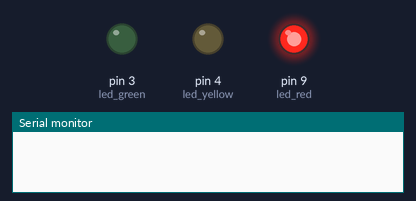
The sketch below on a simulated Arduino Uno, built with avr-gcc and run on an emulated ATmega328P. Shown: output pins drawn as LEDs (lit = HIGH), the last lines printed to the serial monitor.

Above: at 0.1 s.
At 0.6 s:
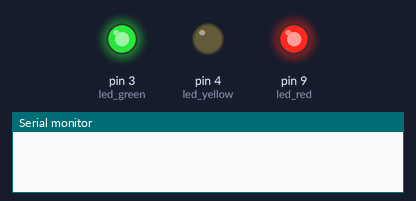
At 3.6 s:
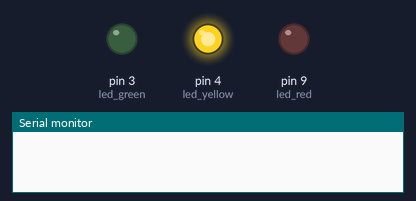
At 8.57 s:
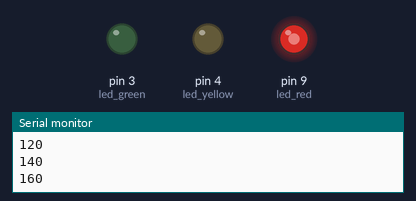
At 17.2 s:
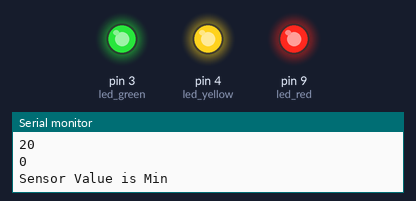
At 36.4 s:
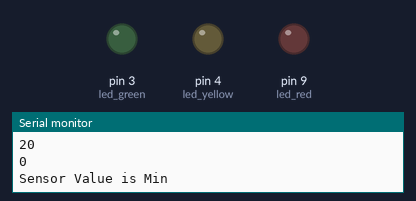
Timing chart, 0 to 40.0 s (numbered marks = the images above):
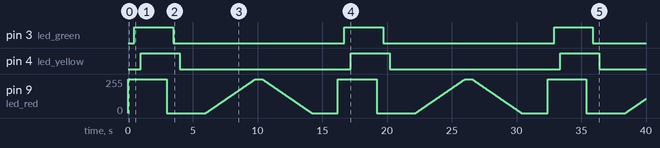

The sketch:

led_basic.ino
```cpp
const int led_red = 9;
const int led_green = 3;
const int led_yellow = 4;

void setup() {
  Serial.begin(9600);
  pinMode(led_red, OUTPUT);
  pinMode(led_green, OUTPUT);
  pinMode(led_yellow, OUTPUT);
}


void loop() {
  onOfAllLeds();
  delay(2000);
  steppedOnAndOfRedLed();
  delay(2000);
}

void onOfAllLeds() {
  digitalWrite(led_red, HIGH);
  delay(500);
  digitalWrite(led_green, HIGH);
  delay(500);
  digitalWrite(led_yellow, HIGH);
  delay(2000);
  digitalWrite(led_red, LOW);
  delay(500);
  digitalWrite(led_green, LOW);
  delay(500);
  digitalWrite(led_yellow, LOW);
}

void steppedOnAndOfRedLed() {
 for (int i = 0; i <= 255; i++) {
    analogWrite(led_red, i);

    if (i % 20 == 0) {
    Serial.println(i);
    }

    delay(15);
  }

  Serial.println("Sensor Value is Max");
  delay(500);

   for (int i = 255; i >= 0; i--) {
    analogWrite(led_red, i);

    if (i % 20 == 0) {
    Serial.println(i);
    }

    delay(15);
  }

   Serial.println("Sensor Value is Min");
}
```

Measured:
- by itself, pin 3 (led_green), pin 4 (led_yellow): alternates HIGH for 3.0 s and LOW for 13.2 s
